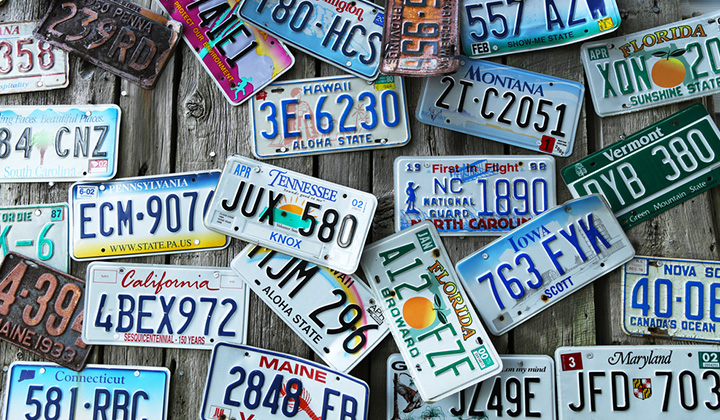
#> input picture ap1/placas.jpg, 720 x 420 px
$ python read.py
#> lines starting #> are read from the running program, lines starting #| are printed output that depends on the picture
#!/usr/bin/env python3
# -*- coding: utf-8 -*-
"""
Created on Sun Apr  3 18:01:14 2022

@author: jose
"""

import cv2 as cv
import numpy as np
from matplotlib import pyplot as plt

img = cv.imread('placas.jpg', 0)
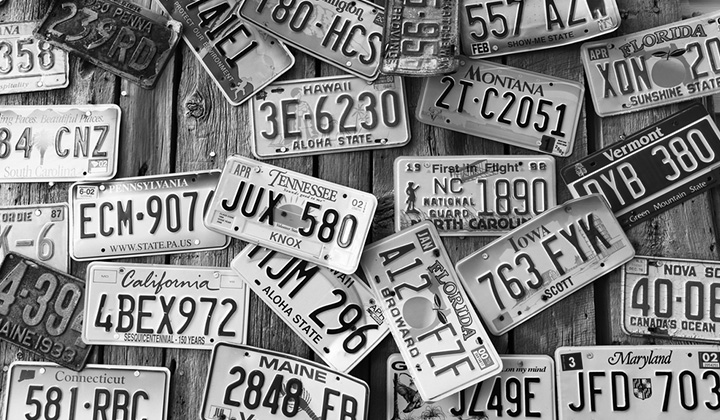
#> img: shape (420, 720); min 0, max 255, mean 131.3
target = 'samples/target3.png'
template = cv.imread(target, 0)
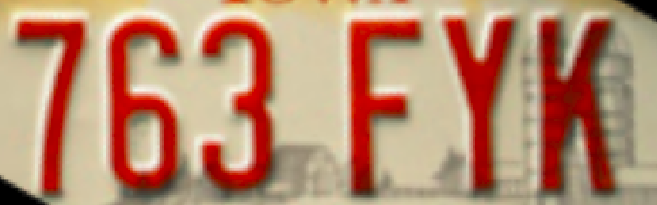
#> input picture ap1/samples/target3.png, 657 x 205 px
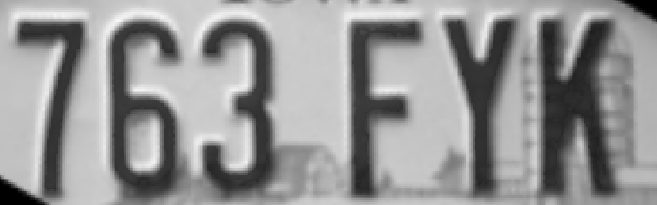
#> template: shape (205, 657); min 0, max 246, mean 148.9
